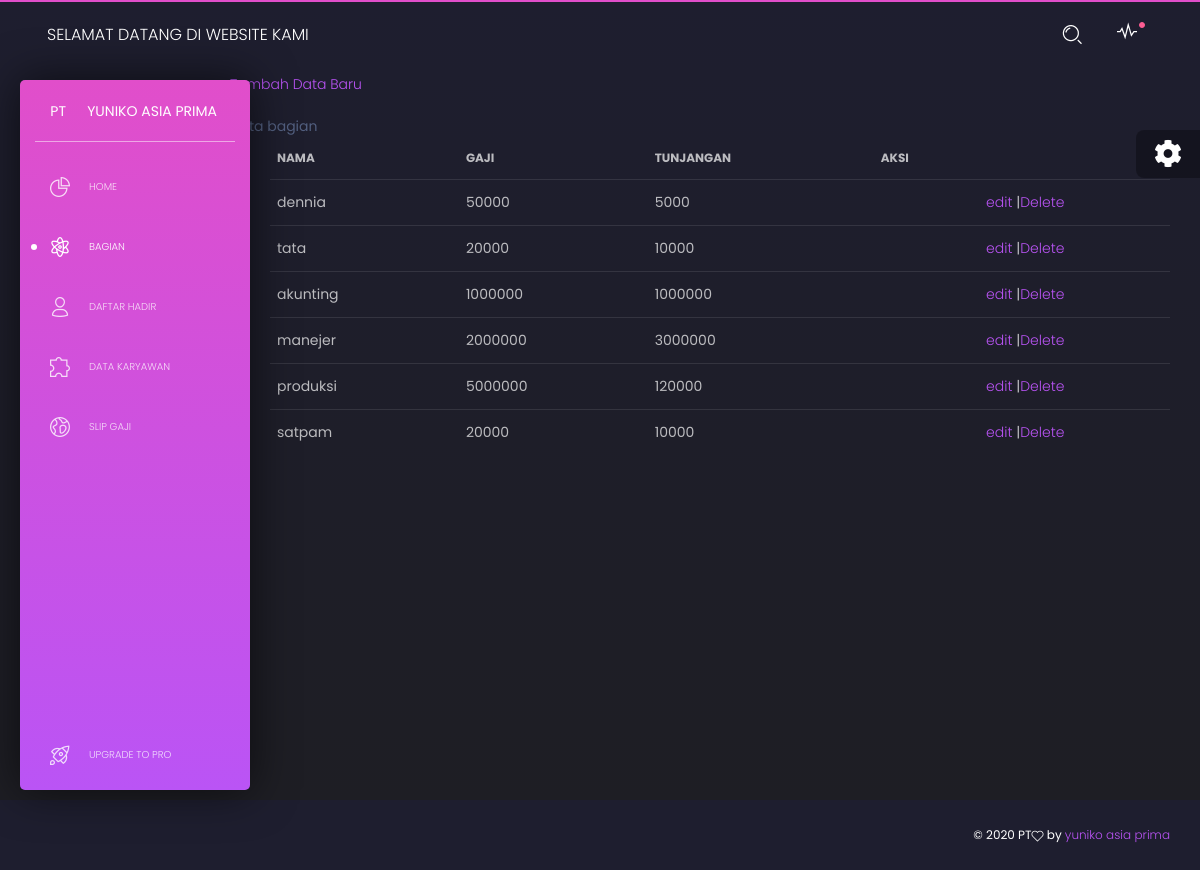
Screenshot of /Projects-KP/view/gaji/view.php (signed in) with the database file from the repository.
### tables this page shows
CREATE TABLE `gaji` (
  `id` int(255) NOT NULL,
  `nama` varchar(50) NOT NULL,
  `gaji` int(50) NOT NULL,
  `tunjangan` int(50) NOT NULL
);

### Projects-KP/view/gaji/view.php (the view, shortened to what this page needs)
<?php
  require_once'../../function/connection.php';
  $result = mysqli_query($link,"SELECT * FROM gaji ORDER BY id DESC");
?>
<!DOCTYPE html>
<html lang="en">
<head>
  <link href="https://use.fontawesome.com/releases/v5.0.6/css/all.css" rel="stylesheet">
  <link href="../../assets/css/nucleo-icons.css" rel="stylesheet" />
  <link href="../../assets/css/black-dashboard.css?v=1.0.0" rel="stylesheet" />
  <link href="../../assets/demo/demo.css" rel="stylesheet" />
</head>
<body class="">
  <div class="wrapper">
    <div class="sidebar">
      <div class="sidebar-wrapper">
        <div class="logo">
          <a href="javascript:void(0)" class="simple-text logo-mini">
            PT
          </a>
          <a href="../../dashboard.php" class="simple-text logo-normal">
            Yuniko Asia Prima
          </a>
        </div>
        <ul class="nav">
          <li>
            <a href="../../index.php">
              <i class="tim-icons icon-chart-pie-36"></i>
              <p>Home</p>
            </a>
          </li>
          <li class="active">
            <a href="view.php">
              <i class="tim-icons icon-atom"></i>
              <p>Bagian</p>
            </a>
          </li>
          <li>
            <a href="../daftar_hadir/view.php">
              <i class="tim-icons icon-single-02"></i>
              <p>Daftar Hadir</p>
            </a>
          </li>
          <li>
            <a href="../data_karyawan/view.php">
              <i class="tim-icons icon-puzzle-10"></i>
              <p>Data Karyawan</p>
            </a>
          </li>
          <li>
            <a href="../penggajian/view.php">
              <i class="tim-icons icon-world"></i>
              <p>Slip Gaji</p>
            </a>
          </li>
          <li class="active-pro">
            <a href="./upgrade.html">
              <i class="tim-icons icon-spaceship"></i>
              <p>Upgrade to PRO</p>
            </a>
          </li>
        </ul>
      </div>
    </div>
    <div class="main-panel">
      <nav class="navbar navbar-expand-lg navbar-absolute navbar-transparent">
        <div class="container-fluid">
          <div class="navbar-wrapper">
            <a class="navbar-brand" href="javascript:void(0)">selamat datang di website kami</a>
          </div>
          <div class="collapse navbar-collapse" id="navigation">
            <ul class="navbar-nav ml-auto">
              <li class="search-bar input-group">
                <button class="btn btn-link" id="search-button" data-toggle="modal" data-target="#searchModal"><i class="tim-icons icon-zoom-split"></i>
                </button>
              </li>
              <li class="dropdown nav-item">
                <a href="javascript:void(0)" class="dropdown-toggle nav-link" data-toggle="dropdown">
                  <div class="notification d-none d-lg-block d-xl-block"></div>
                  <i class="tim-icons icon-sound-wave"></i>
                </a>
          </div>
        </div>
      </nav>
      <br>
          <div class="col-md-10 offset-2">
            <div class="card  card-plain">
              <div class="card-header">
              </div>
              <div class="card-body">
                <div class="table-responsive">
                  <table class="table tablesorter" style="margin-left: 40px;" id="">
                    <thead class=" text-primary"><br>
                      <a href="input.php">Tambah Data Baru</a>
                      <br>
                      <tr>
                        <br> data bagian<br>
                        <th>
                          Nama
                        </th>
                        <th>
                          Gaji
                        </th>
                        <th>
                          Tunjangan
                        </th>
                        <th>
                          Aksi
                        </th>
                      </tr>
                    </thead>
                    <tbody>
                      <tr>
                        <?php
                          while($user_data = mysqli_fetch_array($result)) {
                          echo"<tr>";
                          echo "<td>",$user_data['nama']."</td>";
                          echo "<td>",$user_data['gaji']."</td>";
                          echo "<td>",$user_data['tunjangan']."<td>";
                          echo "<td><a href='edit.php?id=$user_data[id]'>edit</a> |<a href='Delete.php?id=$user_data[id]'>Delete</a></td></tr>";
                        }
                        ?>
                      </tr>
                    </tbody>
                  </table>
                </div>
              </div>
            </div>
          </div>
        </div>
      </div>
      <footer class="footer">
        <div class="container-fluid">
          <ul class="nav">
          </ul>
          <div class="copyright">
            ©
             PT<i class="tim-icons icon-heart-2"></i> by
            <a href="javascript:void(0)" target="_blank">yuniko asia prima</a>
          </div>
        </div>
      </footer>
  <div class="fixed-plugin">
    <div class="dropdown show-dropdown">
      <a href="#" data-toggle="dropdown">
        <i class="fa fa-cog fa-2x"> </i>
      </a>
    </div>
  </div>
</body>
</html>

### Projects-KP/assets/demo/demo.css (style rules this page uses)
@media all and (min-width: 992px) { .sidebar .nav>li.active-pro { position: absolute; width: 100%; bottom: 10px; } }

### rows the page displays
gaji: nama "dennia", gaji "50000", tunjangan "5000"
gaji: nama "tata", gaji "20000", tunjangan "10000"
gaji: nama "akunting", gaji "1000000", tunjangan "1000000"
gaji: nama "manejer", gaji "2000000", tunjangan "3000000"
gaji: nama "produksi", gaji "5000000", tunjangan "120000"
gaji: nama "satpam", gaji "20000", tunjangan "10000"
